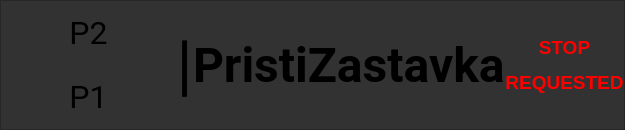
                  <widget class="QFrame" name="frame_spodniRadek">
                   <property name="sizePolicy">
                    <sizepolicy hsizetype="Expanding" vsizetype="Maximum">
                     <horstretch>0</horstretch>
                     <verstretch>0</verstretch>
                    </sizepolicy>
                   </property>
                   <property name="minimumSize">
                    <size>
                     <width>0</width>
                     <height>130</height>
                    </size>
                   </property>
                   <property name="maximumSize">
                    <size>
                     <width>16777215</width>
                     <height>130</height>
                    </size>
                   </property>
                   <property name="styleSheet">
                    <string notr="true">*{background-color: rgb(50,50,50)}</string>
                   </property>
                   <property name="frameShape">
                    <enum>QFrame::Shape::StyledPanel</enum>
                   </property>
                   <property name="frameShadow">
                    <enum>QFrame::Shadow::Raised</enum>
                   </property>
                   <layout class="QGridLayout" name="gridLayout_11">
                    <property name="leftMargin">
                     <number>0</number>
                    </property>
                    <property name="topMargin">
                     <number>0</number>
                    </property>
                    <property name="rightMargin">
                     <number>0</number>
                    </property>
                    <property name="bottomMargin">
                     <number>0</number>
                    </property>
                    <property name="spacing">
                     <number>0</number>
                    </property>
                    <item row="0" column="0">
                     <layout class="QHBoxLayout" name="horizontalLayout_7" stretch="1,10,1,1">
                      <property name="spacing">
                       <number>0</number>
                      </property>
                      <item>
                       <layout class="QVBoxLayout" name="verticalLayout_20">
                        <item>
                         <widget class="QLabel" name="label_pasmo1_2">
                          <property name="sizePolicy">
                           <sizepolicy hsizetype="Preferred" vsizetype="Preferred">
                            <horstretch>0</horstretch>
                            <verstretch>0</verstretch>
                           </sizepolicy>
                          </property>
                          <property name="minimumSize">
                           <size>
                            <width>175</width>
                            <height>0</height>
                           </size>
                          </property>
                          <property name="maximumSize">
                           <size>
                            <width>175</width>
                            <height>16777215</height>
                           </size>
                          </property>
                          <property name="font">
                           <font>
                            <family>roboto</family>
                            <pointsize>24</pointsize>
                           </font>
                          </property>
                          <property name="text">
                           <string>P2</string>
                          </property>
                          <property name="alignment">
                           <set>Qt::AlignmentFlag::AlignCenter</set>
                          </property>
                         </widget>
                        </item>
                        <item>
                         <widget class="QLabel" name="label_pasmo1_1">
                          <property name="sizePolicy">
                           <sizepolicy hsizetype="Maximum" vsizetype="Preferred">
                            <horstretch>0</horstretch>
                            <verstretch>0</verstretch>
                           </sizepolicy>
                          </property>
                          <property name="maximumSize">
                           <size>
                            <width>175</width>
                            <height>16777215</height>
                           </size>
                          </property>
                          <property name="font">
                           <font>
                            <family>roboto</family>
                            <pointsize>24</pointsize>
                           </font>
                          </property>
                          <property name="text">
                           <string>P1</string>
                          </property>
                          <property name="alignment">
                           <set>Qt::AlignmentFlag::AlignCenter</set>
                          </property>
                         </widget>
                        </item>
                       </layout>
                      </item>
                      <item>
                       <widget class="QLabel" name="sipka_5">
                        <property name="sizePolicy">
                         <sizepolicy hsizetype="Maximum" vsizetype="Maximum">
                          <horstretch>0</horstretch>
                          <verstretch>0</verstretch>
                         </sizepolicy>
                        </property>
                        <property name="maximumSize">
                         <size>
                          <width>50</width>
                          <height>16777215</height>
                         </size>
                        </property>
                        <property name="font">
                         <font>
                          <family>roboto</family>
                          <pointsize>50</pointsize>
                         </font>
                        </property>
                        <property name="text">
                         <string>|</string>
                        </property>
                        <property name="alignment">
                         <set>Qt::AlignmentFlag::AlignCenter</set>
                        </property>
                       </widget>
                      </item>
                      <item>
                       <widget class="QLabel" name="Lnacestna1">
                        <property name="sizePolicy">
                         <sizepolicy hsizetype="Expanding" vsizetype="Expanding">
                          <horstretch>0</horstretch>
                          <verstretch>0</verstretch>
                         </sizepolicy>
                        </property>
                        <property name="maximumSize">
                         <size>
                          <width>16777215</width>
                          <height>500</height>
                         </size>
                        </property>
                        <property name="font">
                         <font>
                          <family>roboto</family>
                          <pointsize>36</pointsize>
                          <bold>true</bold>
                         </font>
                        </property>
                        <property name="styleSheet">
                         <string notr="true"/>
                        </property>
                        <property name="text">
                         <string>PristiZastavka</string>
                        </property>
                        <property name="scaledContents">
                         <bool>false</bool>
                        </property>
                       </widget>
                      </item>
                      <item>
                       <widget class="QLabel" name="label_stopRequestedSymbol">
                        <property name="text">
                         <string>&lt;html&gt;&lt;head/&gt;&lt;body&gt;&lt;p align=&quot;center&quot;&gt;&lt;span style=&quot; font-size:14pt; font-weight:700; color:#ff0000;&quot;&gt;STOP&lt;/span&gt;&lt;/p&gt;&lt;p align=&quot;center&quot;&gt;&lt;span style=&quot; font-size:14pt; font-weight:700; color:#ff0000;&quot;&gt; REQUESTED&lt;/span&gt;&lt;/p&gt;&lt;/body&gt;&lt;/html&gt;</string>
                        </property>
                       </widget>
                      </item>
                     </layout>
                    </item>
                   </layout>
                  </widget>
